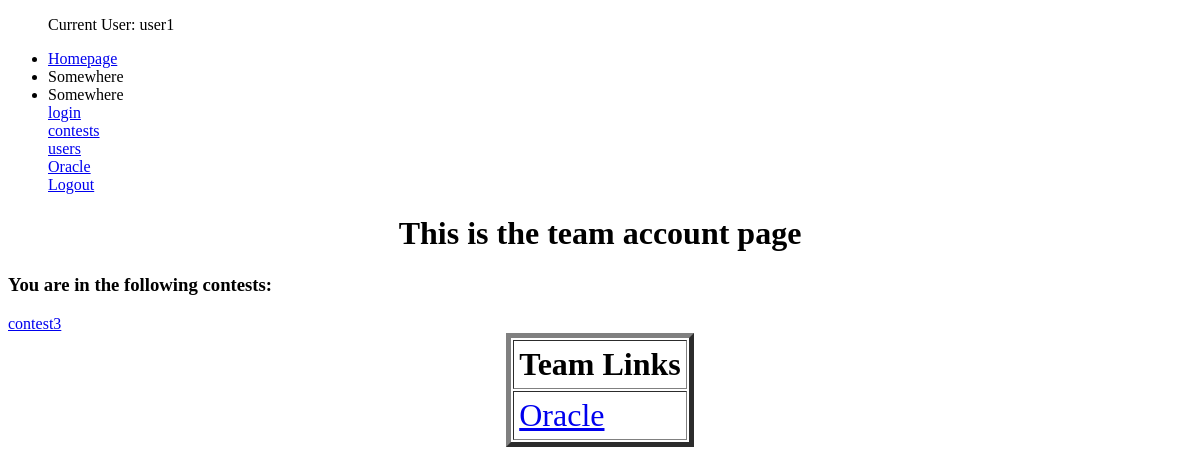
The page /account/team/ (signed in) on the database as committed earlier.
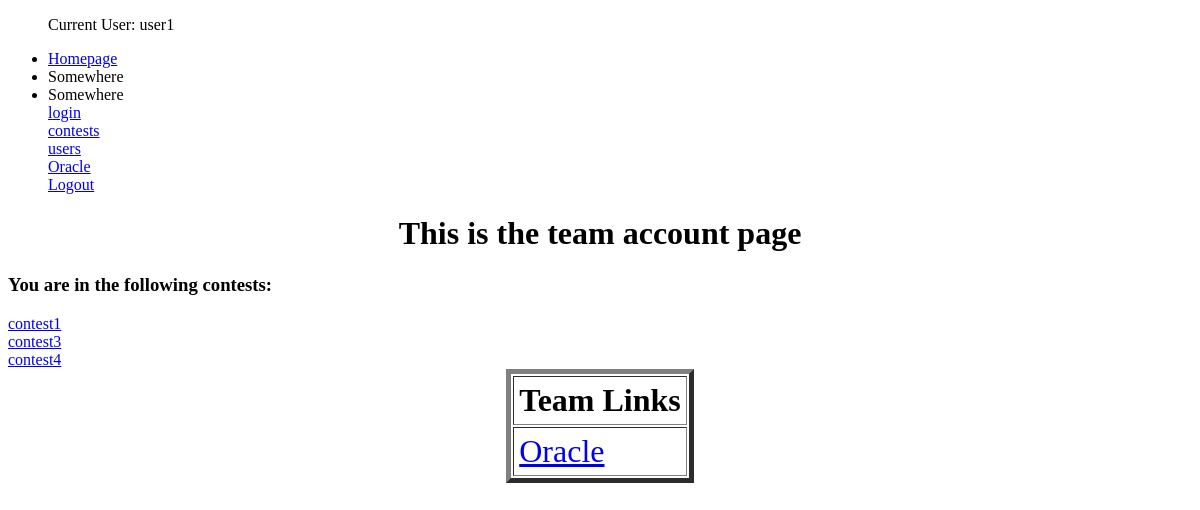
The same page on the database as committed later.
### contests/models.py (models this page shows, shortened)
class Contest(models.Model):
    contestName             = models.CharField(max_length = 20, unique = True)
    contestDate             = models.DateField()
    contestants             = models.ManyToManyField('users.CustomUser', blank = True)
    contestHours            = models.PositiveSmallIntegerField(default = 2)
    contestMinutes          = models.PositiveSmallIntegerField(default = 0)
    contestDuration         = models.DurationField(default = datetime.timedelta(days = 0, seconds=7200))
    isRunning               = models.BooleanField(default = False)
    def get_absolute_url(self):
        return reverse("contests:contest-detail", kwargs = {"id": self.id})

### account/views.py (the view)
# urls.py: path('team/', TeamAccountView.as_view(), name = 'team-acc-view')
class TeamAccountView(ListView):
    template_name = "account/account_team.html"
    def get_queryset(self, *args, **kwargs):
        return Contest.objects.all().filter(contestants = self.request.user)

### account/templates/account/account_team.html
{% extends 'base.html' %}
{% block content %}
<h1 align="center">This is the team account page</h1>
<h3>You are in the following contests:</h3>
{% for instance in object_list %}
<a href = '{{ instance.get_absolute_url }}' >
    {{ instance.contestName }}
</a> <br>
{% endfor %}
<font size = 6>
    <table border = 5 cellpadding = 5 align = center font = 20>
        <tr><th>Team Links</th></tr>
        <tr><td> <a href="{% url 'oracle:posts-list' %}"> Oracle </a></td></tr>
    </table>
</font>
{% endblock %}

Rows that differ between the two databases and show on the page:
now on this page (row unchanged): Contest: contestName "contest1"
added Contest: contestName "contest4"
